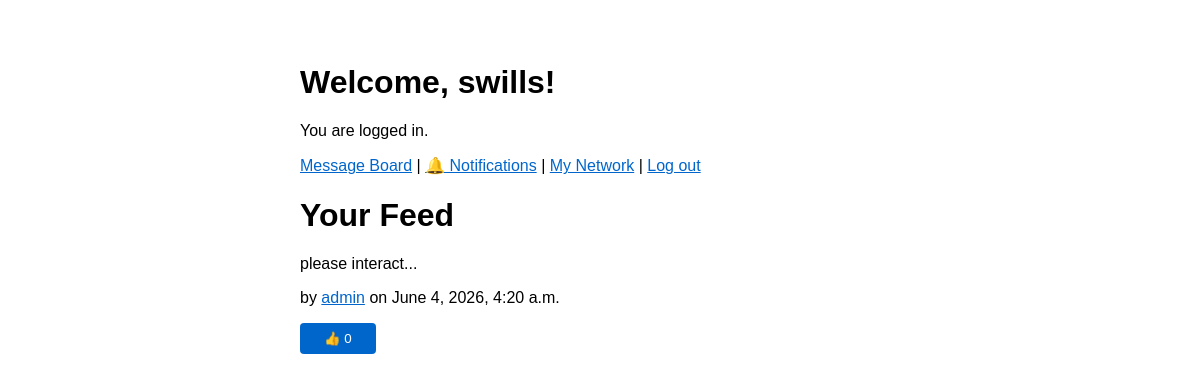
Screenshot of / (signed in) with the database file from the repository.
### messageboard/models.py (models this page shows, shortened)
class Post(models.Model):
    author = models.ForeignKey(User, on_delete=models.CASCADE)
    content = models.TextField()
    created_at = models.DateTimeField(auto_now_add=True)

### accounts/views.py (the view)
# urls.py: path('', views.home_view, name='home'),
def home_view(request):
    context = {}
    if request.user.is_authenticated:
        following_ids = Follow.objects.filter(follower=request.user).values_list('following_id', flat=True)
        posts = Post.objects.filter(author_id__in=following_ids).order_by('-created_at')[:20]
        for post in posts:
            post.like_count = post.likes.count()
            post.user_liked = post.likes.filter(user=request.user).exists()
        context['posts'] = posts
    return render(request, 'home.html', context)

### accounts/templates/home.html (shortened to what this page needs)
{% load static %}
<!DOCTYPE html>
<html lang="en">
<head>
  <link rel="stylesheet" href="{% static 'styles.css' %}">
</head>
<body>
  {% if user.is_authenticated %}
  <h1>Welcome, {{ user.username }}!</h1>
  {% else %}
  <h1>Welcome!</h1>
  {% endif %}
  {% if user.is_authenticated %}
  <p>You are logged in.</p>
  {% else %}
  <p><a href="{% url 'login' %}">Log in</a> or <a href="{% url 'register' %}">Register</a></p>
  {% endif %}
  {% if user.is_authenticated %}
  <nav>
    <a href="{% url 'board' %}">Message Board</a> |
    <a href="{% url 'notifications' %}">🔔 Notifications</a> |
    <a href="{% url 'follow_list' request.user.id %}">My Network</a> |
    <a href="{% url 'logout' %}">Log out</a>
  </nav>
  {% endif %}
  {% if user.is_authenticated %}
  <h1>Your Feed</h1>
  {% for post in posts %}
  <div>
    <p>{{ post.content }}</p>
    <p>by <a href="{% url 'user_profile' post.author.username %}">{{ post.author.username }}</a> on {{ post.created_at }}</p>
  </div>
  <div class="post-actions">
    <form method="POST" action="{% url 'toggle_like' post.id %}">
      <button type="submit" class="like-btn {% if post.user_liked %}liked{% endif %}">
        👍 {{ post.like_count }}
      </button>
    </form>
  </div>
  {% endfor %}
  {% else %}
  <p>Log in to see your personalized feed.</p>
  {% endif %}
</body>
</html>

### accounts/static/styles.css (style rules this page uses)
body { font-family: sans-serif; max-width: 400px; margin: 4rem auto; padding: 0 1rem; }
button { padding: 0.5rem 1.5rem; background: #0066cc; color: white; border: none; border-radius: 4px; cursor: pointer; }
a { color: #0066cc; }

### accounts/templates/home.html (style rules this page uses)
body { max-width: 600px; }

### rows the page displays
Post: content "please interact...", author.username "admin", created_at "June 4, 2026, 4:20 a.m.", like_count "0"

### other values shown
{{ user.username }} "swills"
